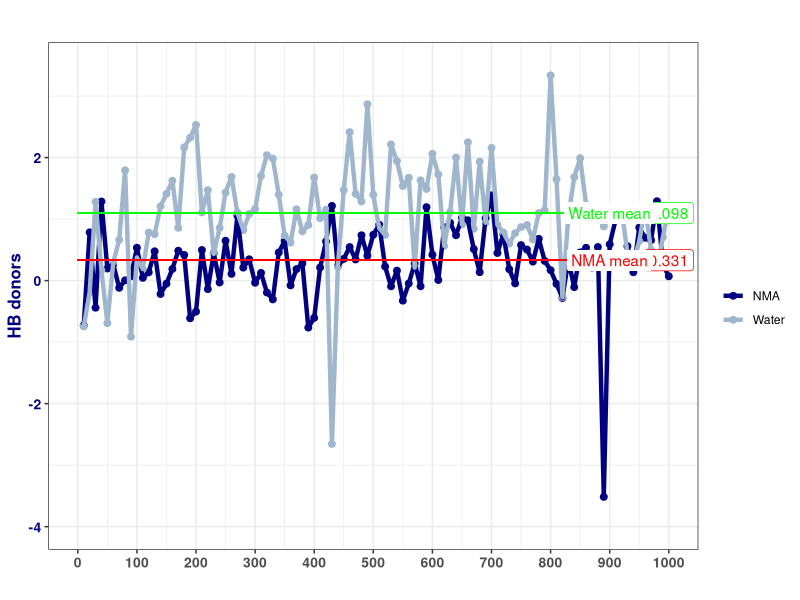
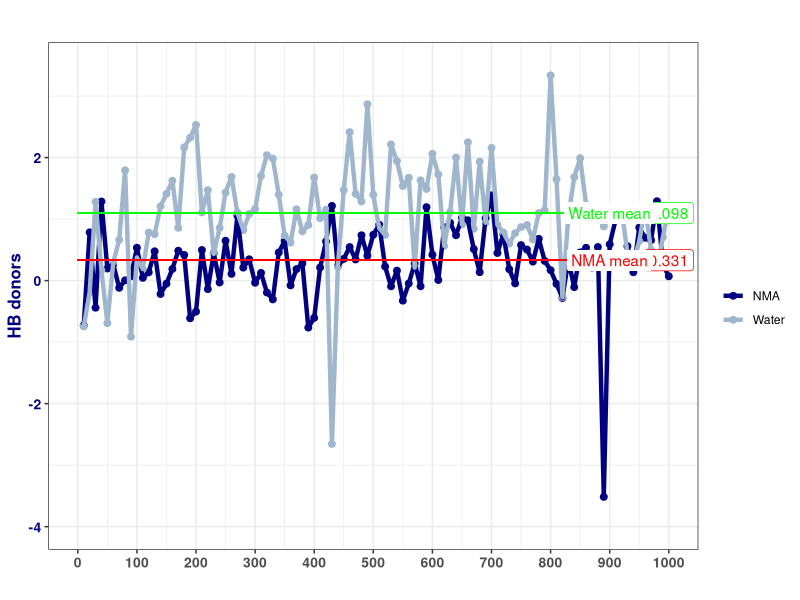

Source code (R) for these figures, in order:
# R作图
library(ggplot2)
#options(repr.plot.width=20, repr.plot.height=6)

# Druggability(LR)
# Import data
rmsf<-read.table("./triad-nma.csv")
rmsf2<-read.table("./triad-water.csv")
name<-c("NMA")
name2<-c("Water")
namemean1<-c("NMA mean")
namemean2<-c("Water mean")

# Define x and y
x<-seq(1,length(rmsf[,10]))
y<-cbind(rmsf[,10])

x2<-seq(1,length(rmsf2[,10]))
y2<-cbind(rmsf2[,10])

# Draw Lines
ggplot()+
geom_point(data=rmsf,aes(x,y,color="navy"),    size=2.0)  + 
geom_point(data=rmsf2,aes(x2,y2,color="slategray3"), size=2.0)  + 
geom_line(data=rmsf,aes(x,y,color="navy"),    size=1.5)  + 
geom_line(data=rmsf2,aes(x2,y2,color="slategray3"), size=1.5)  + 
# mean line
geom_segment(data =rmsf,aes(x=0,xend =100,y=mean(y),yend=mean(y)), color="red")+
geom_segment(data =rmsf2,aes(x=0,xend =100,y=mean(y2),yend=mean(y2)), color="green")+
geom_label(color="red",aes(x=100, y=mean(y),label=signif(mean(y), digits = 4), fontface="plain", family="sans")) +
geom_label(color="green",aes(x=100, y=mean(y2), label=signif(mean(y2), digits = 4), fontface="plain", family="sans")) +
geom_label(label.size=0,aes(x=90, y=mean(y),label=namemean1, fontface="plain", family="sans"), color="red") +
geom_label(label.size=0,aes(x=90, y=mean(y2), label=namemean2, fontface="plain", family="sans"), color="green") +

# labs title
labs(title="",x="",y="HB donors") +
# legend
scale_color_manual(name="",values=c("navy","slategray3"),label=c(name,name2)) +

#scale
scale_y_continuous(limits=c(-4,3.5),breaks=seq(-4,3.5,2),label=seq(-4,3.5,2))  +
scale_x_continuous(limits=c(0,100),breaks=seq(0,100,10),label=seq(0,1000,100)) +
theme_bw() +

# theme
theme(
plot.title=element_text(hjust=0.5,size=20),
axis.title.x=element_text(size=12,face="bold"),
axis.title.y=element_text(size=12,face="bold",color="navy"),
axis.text.x=element_text(size=10,face="bold"),
axis.text.y=element_text(size=10,face="bold",color="navy")
) 


# Save png
ggsave("./HBdonors.png",width=18,height=6,dpi=300)

# check whether the unwanted file exists and remove it
file.exists("Rplots.pdf")
file.remove("Rplots.pdf")
